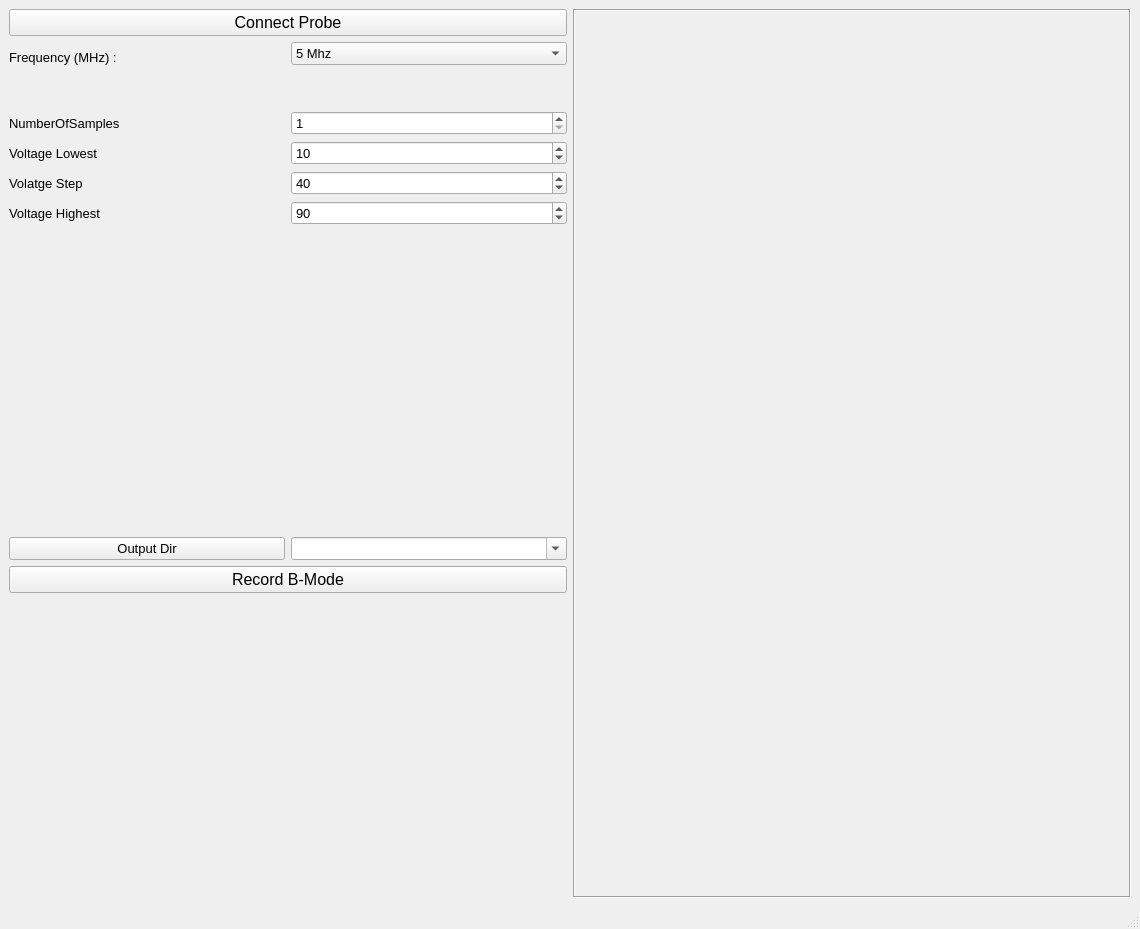
<?xml version="1.0" encoding="UTF-8"?>
<ui version="4.0">
 <class>MainWindow</class>
 <widget class="QMainWindow" name="MainWindow">
  <property name="geometry">
   <rect>
    <x>0</x>
    <y>0</y>
    <width>1140</width>
    <height>929</height>
   </rect>
  </property>
  <property name="sizePolicy">
   <sizepolicy hsizetype="Expanding" vsizetype="Expanding">
    <horstretch>0</horstretch>
    <verstretch>0</verstretch>
   </sizepolicy>
  </property>
  <property name="font">
   <font>
    <pointsize>10</pointsize>
   </font>
  </property>
  <property name="windowTitle">
   <string>MainWindow</string>
  </property>
  <widget class="QWidget" name="centralwidget">
   <layout class="QGridLayout" name="gridLayout_3">
    <item row="0" column="0">
     <layout class="QHBoxLayout" name="horizontalLayout_4">
      <item>
       <layout class="QVBoxLayout" name="verticalLayout">
        <item>
         <widget class="QPushButton" name="pushButton_ConnectProbe">
          <property name="font">
           <font>
            <pointsize>12</pointsize>
           </font>
          </property>
          <property name="text">
           <string>Connect Probe</string>
          </property>
         </widget>
        </item>
        <item>
         <layout class="QGridLayout" name="gridLayout">
          <item row="2" column="1">
           <widget class="QComboBox" name="dropDown_Frequency">
            <property name="inputMethodHints">
             <set>Qt::ImhNone</set>
            </property>
            <property name="currentText">
             <string>5 Mhz</string>
            </property>
            <item>
             <property name="text">
              <string>5 Mhz</string>
             </property>
            </item>
            <item>
             <property name="text">
              <string>7.5 Mhz</string>
             </property>
            </item>
            <item>
             <property name="text">
              <string>10 Mhz</string>
             </property>
            </item>
            <item>
             <property name="text">
              <string>15 Mhz</string>
             </property>
            </item>
           </widget>
          </item>
          <item row="2" column="0">
           <widget class="QLabel" name="label_Frequency">
            <property name="font">
             <font>
              <pointsize>10</pointsize>
              <weight>50</weight>
              <bold>false</bold>
             </font>
            </property>
            <property name="text">
             <string>Frequency (MHz) :</string>
            </property>
            <property name="alignment">
             <set>Qt::AlignBottom|Qt::AlignLeading|Qt::AlignLeft</set>
            </property>
           </widget>
          </item>
         </layout>
        </item>
        <item>
         <spacer name="verticalSpacer_3">
          <property name="orientation">
           <enum>Qt::Vertical</enum>
          </property>
          <property name="sizeType">
           <enum>QSizePolicy::Fixed</enum>
          </property>
          <property name="sizeHint" stdset="0">
           <size>
            <width>20</width>
            <height>40</height>
           </size>
          </property>
         </spacer>
        </item>
        <item>
         <layout class="QHBoxLayout" name="horizontalLayout_2">
          <item>
           <widget class="QLabel" name="label_10">
            <property name="text">
             <string>NumberOfSamples</string>
            </property>
           </widget>
          </item>
          <item>
           <widget class="QSpinBox" name="spinBox_numberOfSamples">
            <property name="minimum">
             <number>1</number>
            </property>
            <property name="maximum">
             <number>10</number>
            </property>
           </widget>
          </item>
         </layout>
        </item>
        <item>
         <layout class="QGridLayout" name="layout_record">
          <item row="0" column="0">
           <widget class="QLabel" name="label_5">
            <property name="text">
             <string>Voltage Lowest</string>
            </property>
           </widget>
          </item>
          <item row="0" column="1">
           <widget class="QSpinBox" name="spinBox_voltLow">
            <property name="maximum">
             <number>100</number>
            </property>
            <property name="value">
             <number>10</number>
            </property>
           </widget>
          </item>
          <item row="2" column="0">
           <widget class="QLabel" name="label_7">
            <property name="text">
             <string>Voltage Highest</string>
            </property>
           </widget>
          </item>
          <item row="2" column="1">
           <widget class="QSpinBox" name="spinBox_voltHigh">
            <property name="maximum">
             <number>100</number>
            </property>
            <property name="value">
             <number>90</number>
            </property>
           </widget>
          </item>
          <item row="1" column="1">
           <widget class="QSpinBox" name="spinBox_voltStep">
            <property name="maximum">
             <number>100</number>
            </property>
            <property name="value">
             <number>40</number>
            </property>
           </widget>
          </item>
          <item row="1" column="0">
           <widget class="QLabel" name="label_6">
            <property name="text">
             <string>Volatge Step</string>
            </property>
           </widget>
          </item>
         </layout>
        </item>
        <item>
         <layout class="QHBoxLayout" name="layout_Frequency"/>
        </item>
        <item>
         <spacer name="verticalSpacer">
          <property name="orientation">
           <enum>Qt::Vertical</enum>
          </property>
          <property name="sizeHint" stdset="0">
           <size>
            <width>20</width>
            <height>40</height>
           </size>
          </property>
         </spacer>
        </item>
        <item>
         <layout class="QHBoxLayout" name="horizontalLayout">
          <item>
           <widget class="QPushButton" name="pushButton_outputDir">
            <property name="sizePolicy">
             <sizepolicy hsizetype="Minimum" vsizetype="Fixed">
              <horstretch>0</horstretch>
              <verstretch>0</verstretch>
             </sizepolicy>
            </property>
            <property name="maximumSize">
             <size>
              <width>10000</width>
              <height>10000</height>
             </size>
            </property>
            <property name="font">
             <font>
              <pointsize>10</pointsize>
             </font>
            </property>
            <property name="text">
             <string>Output Dir</string>
            </property>
           </widget>
          </item>
          <item>
           <widget class="QComboBox" name="comboBox_outputDir">
            <property name="sizePolicy">
             <sizepolicy hsizetype="Minimum" vsizetype="Fixed">
              <horstretch>0</horstretch>
              <verstretch>0</verstretch>
             </sizepolicy>
            </property>
            <property name="editable">
             <bool>true</bool>
            </property>
           </widget>
          </item>
         </layout>
        </item>
        <item>
         <widget class="QPushButton" name="pushButton_recordRF">
          <property name="font">
           <font>
            <pointsize>12</pointsize>
           </font>
          </property>
          <property name="text">
           <string>Record B-Mode</string>
          </property>
         </widget>
        </item>
        <item>
         <spacer name="verticalSpacer_2">
          <property name="orientation">
           <enum>Qt::Vertical</enum>
          </property>
          <property name="sizeHint" stdset="0">
           <size>
            <width>20</width>
            <height>40</height>
           </size>
          </property>
         </spacer>
        </item>
       </layout>
      </item>
      <item>
       <layout class="QVBoxLayout" name="verticalLayout_3">
        <item>
         <widget class="QLabel" name="label_BModeImage">
          <property name="minimumSize">
           <size>
            <width>543</width>
            <height>814</height>
           </size>
          </property>
          <property name="frameShape">
           <enum>QFrame::Box</enum>
          </property>
          <property name="frameShadow">
           <enum>QFrame::Sunken</enum>
          </property>
          <property name="text">
           <string notr="true"/>
          </property>
          <property name="textFormat">
           <enum>Qt::AutoText</enum>
          </property>
         </widget>
        </item>
       </layout>
      </item>
     </layout>
    </item>
   </layout>
  </widget>
  <widget class="QMenuBar" name="menubar">
   <property name="geometry">
    <rect>
     <x>0</x>
     <y>0</y>
     <width>1140</width>
     <height>38</height>
    </rect>
   </property>
  </widget>
  <widget class="QStatusBar" name="statusbar"/>
 </widget>
 <resources/>
 <connections/>
</ui>
